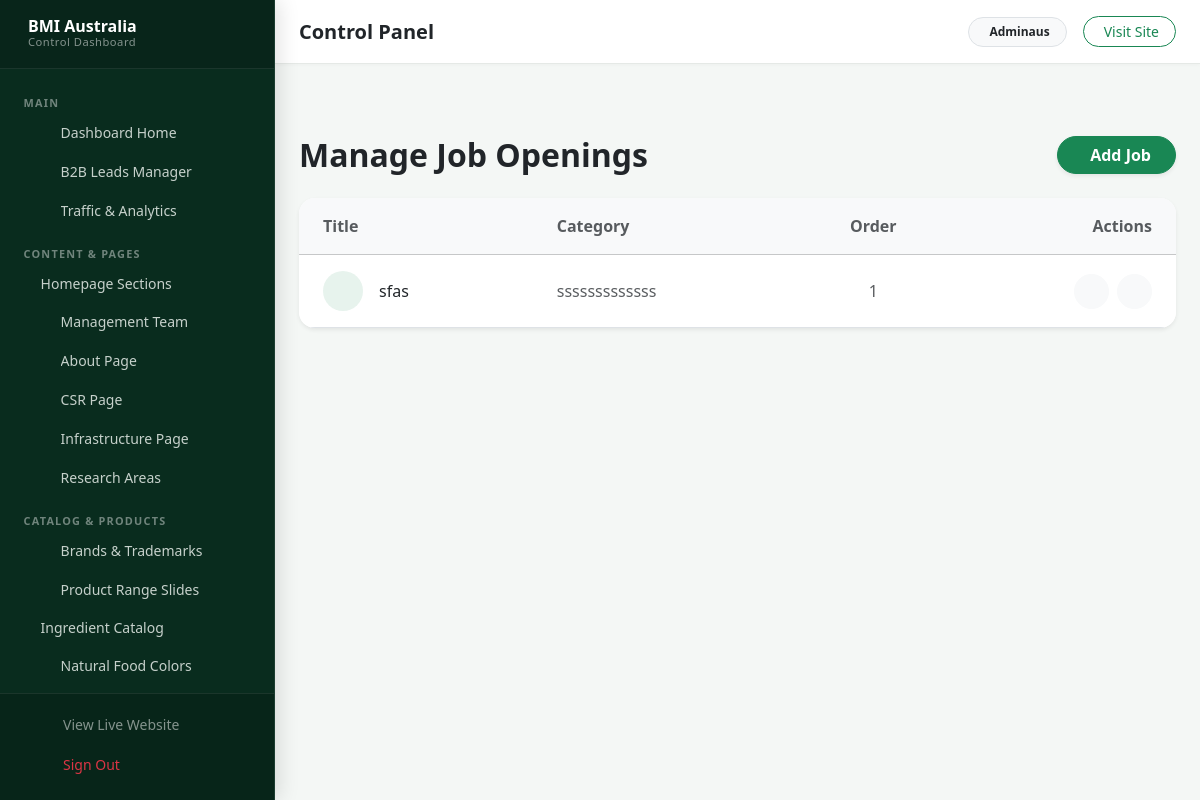
Before: /dashboard/job-openings/ (signed in) with the older database file.
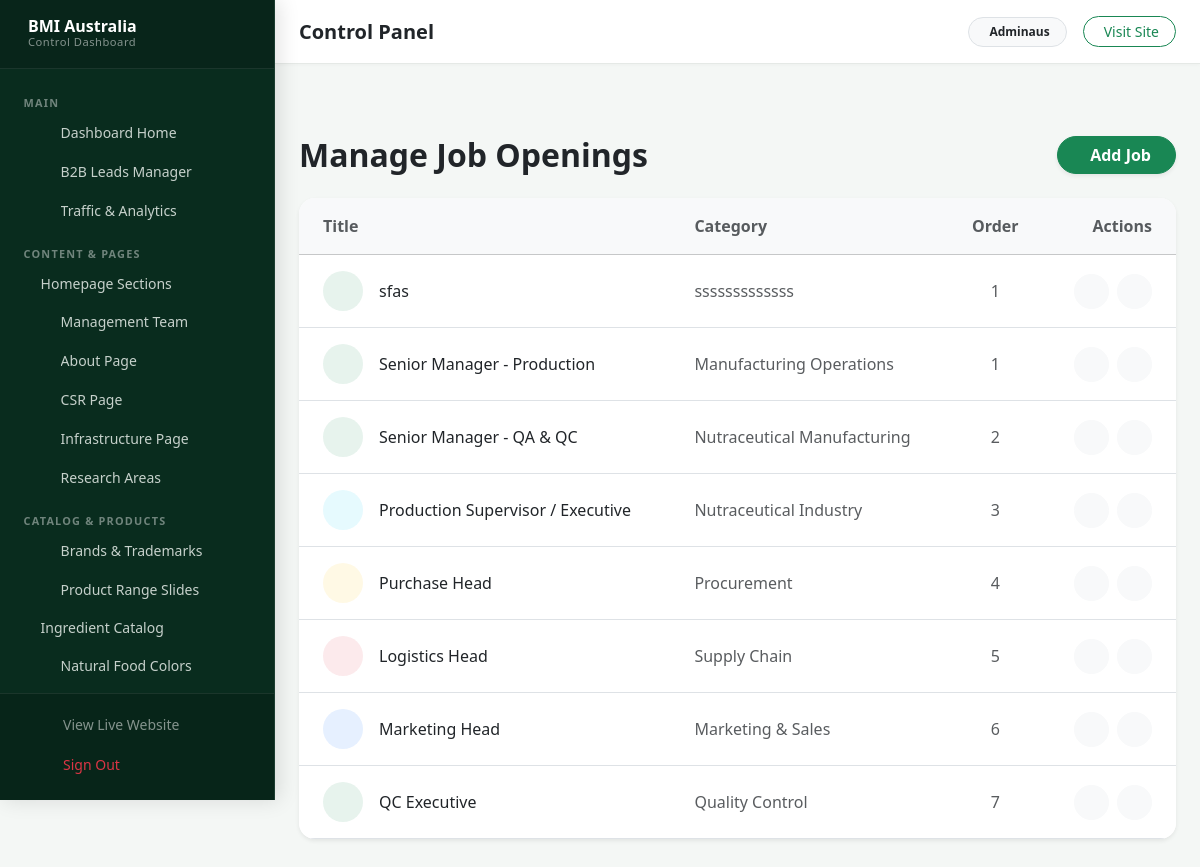
After: the same page with the newer database file.
### main/models.py (models this page shows, shortened)
class JobOpening(models.Model):
    THEME_CHOICES = [
        ('success', 'Green (Success)'),
        ('info', 'Light Blue (Info)'),
        ('warning', 'Yellow (Warning)'),
        ('danger', 'Red (Danger)'),
        ('primary', 'Blue (Primary)'),
        ('secondary', 'Gray (Secondary)')
    ]
    ICON_CHOICES = [
        ('fa-briefcase', 'Briefcase (General/Business)'),
        ('fa-microscope', 'Microscope (R&D/Lab)'),
        ('fa-industry', 'Industry/Factory (Manufacturing)'),
        ('fa-flask', 'Flask (Chemistry/Formulation)'),
        ('fa-users', 'Users (HR/Management)'),
        ('fa-chart-line', 'Chart Line (Sales/Marketing)'),
        ('fa-laptop-code', 'Laptop Code (IT/Tech)'),
        ('fa-cogs', 'Cogs (Operations/Maintenance)'),
        ('fa-seedling', 'Seedling (Agriculture/Herbal)'),
        ('fa-leaf', 'Leaf (Nature/Organic)'),
        ('fa-vial', 'Vial (Testing/QA)'),
        ('fa-shipping-fast', 'Shipping (Logistics/Supply)'),
        ('fa-clipboard-check', 'Clipboard Check (QA/Compliance)'),
        ('fa-calculator', 'Calculator (Finance/Accounting)'),
        ('fa-headset', 'Headset (Customer Support)')
    ]
    title = models.CharField(max_length=200, help_text="Job title (e.g., Plant Head)")
    category = models.CharField(max_length=200, help_text="Department/Category (e.g., Manufacturing Operations)")
    description = models.TextField(help_text="Short description of the role")
    academic_excellence = models.TextField(blank=True, null=True)
    professional_expertise = models.TextField(blank=True, null=True)
    core_responsibilities = models.TextField(blank=True, null=True, help_text="Enter each responsibility on a new line. They will automatically be converted to bullet points.")
    core_competencies = models.TextField(blank=True, null=True)
    professional_edge = models.TextField(blank=True, null=True)
    commitment_statement = models.TextField(blank=True, null=True)
    icon = models.CharField(max_length=50, choices=ICON_CHOICES, default="fa-briefcase", help_text="Select an icon representing the job role")
    color_theme = models.CharField(max_length=20, choices=THEME_CHOICES, default='success')
    link = models.CharField(max_length=255, default="#", help_text="Link for 'Know More' button (can be mailto: link)")
    order = models.PositiveIntegerField(default=0, help_text="Order in which it appears on the page")
    class Meta:
        ordering = ['order']

### main/views.py (the view)
# urls.py: path('dashboard/job-openings/', views.dashboard_manage_job_openings, name='dashboard_manage_job_openings'),
@login_required
def dashboard_manage_job_openings(request):
    jobs = JobOpening.objects.all().order_by('order')
    return render(request, 'main/dashboard/manage_job_openings.html', {'jobs': jobs, 'title': 'Manage Job Openings'})

### templates/main/dashboard/manage_job_openings.html (shortened to what this page needs)
{% extends "main/dashboard/dashboard_base.html" %}
{% block dashboard_content %}
<div class="row mb-5">
    <div class="col-12 mt-5">
        <div class="d-flex justify-content-between align-items-center mb-4">
            <h2 class="fw-bold text-dark mb-0">Manage Job Openings</h2>
            <a href="{% url 'dashboard_add_job_opening' %}" class="btn btn-success rounded-pill px-4 fw-bold shadow-sm d-flex align-items-center">
                 Add Job
            </a>
        </div>
        <div class="card shadow-sm border-0 rounded-4 overflow-hidden">
            <div class="card-body p-0">
                <div class="table-responsive">
                    <table class="table table-hover align-middle mb-0">
                        <thead class="table-light">
                            <tr>
                                <th class="py-3 px-4 fw-semibold text-muted">Title</th>
                                <th class="py-3 px-4 fw-semibold text-muted">Category</th>
                                <th class="py-3 px-4 fw-semibold text-muted text-center">Order</th>
                                <th class="py-3 px-4 fw-semibold text-muted text-end">Actions</th>
                            </tr>
                        </thead>
                        <tbody>
                            {% for job in jobs %}
                            <tr>
                                <td class="px-4 py-3 fw-medium text-dark">
                                    <div class="d-flex align-items-center">
                                        <div class="icon-wrapper bg-{{ job.color_theme }} bg-opacity-10 text-{{ job.color_theme }} rounded-circle d-flex align-items-center justify-content-center me-3" style="width: 40px; height: 40px;">
                                        </div>
                                        {{ job.title }}
                                    </div>
                                </td>
                                <td class="px-4 py-3 text-muted">{{ job.category }}</td>
                                <td class="px-4 py-3 text-center text-muted">{{ job.order }}</td>
                                <td class="px-4 py-3 text-end">
                                    <div class="d-flex justify-content-end gap-2">
                                        <a href="{% url 'dashboard_edit_job_opening' job.pk %}" class="btn btn-sm btn-light text-primary rounded-circle" style="width: 35px; height: 35px; display: inline-flex; align-items: center; justify-content: center;" title="Edit">
                                        </a>
                                        <a href="{% url 'dashboard_delete_job_opening' job.pk %}" class="btn btn-sm btn-light text-danger rounded-circle" style="width: 35px; height: 35px; display: inline-flex; align-items: center; justify-content: center;" title="Delete">
                                        </a>
                                    </div>
                                </td>
                            </tr>
                            {% endfor %}
                        </tbody>
                    </table>
                </div>
            </div>
        </div>
    </div>
</div>
{% endblock %}

Changed rows visible on the page:
added JobOpening: title "Senior Manager - Production", category "Manufacturing Operations", order "1"
added JobOpening: title "Senior Manager - QA & QC", category "Nutraceutical Manufacturing", order "2"
added JobOpening: title "Production Supervisor / Executive", category "Nutraceutical Industry", order "3", color_theme "info" (drawn)
added JobOpening: title "Purchase Head", category "Procurement", order "4", color_theme "warning" (drawn)
added JobOpening: title "Logistics Head", category "Supply Chain", order "5", color_theme "danger" (drawn)
added JobOpening: title "Marketing Head", category "Marketing & Sales", order "6", color_theme "primary" (drawn)
added JobOpening: title "QC Executive", category "Quality Control", order "7"
